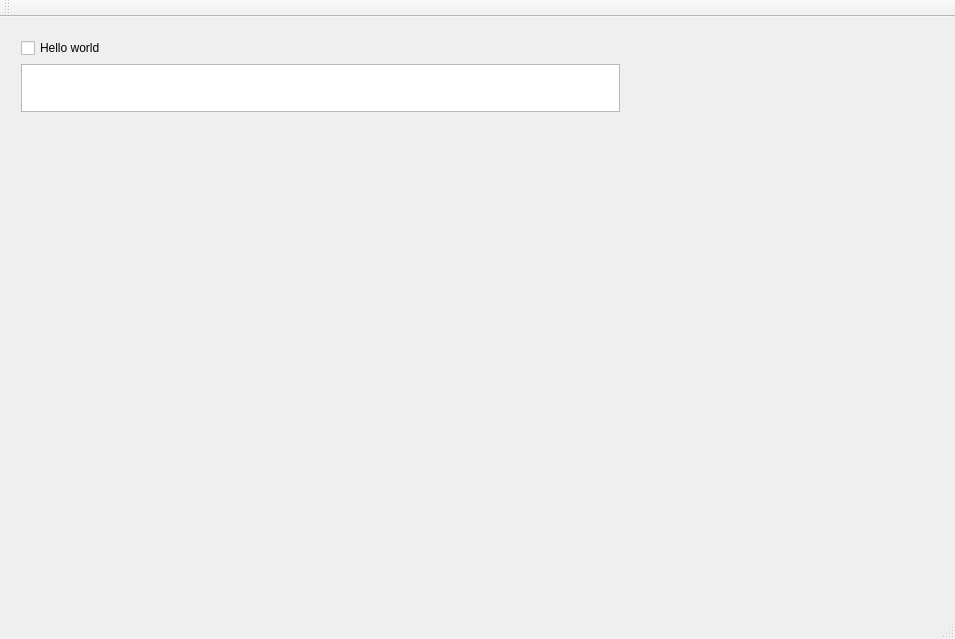
<?xml version="1.0" encoding="UTF-8"?>
<ui version="4.0">
 <class>MainWindow</class>
 <widget class="QMainWindow" name="MainWindow">
  <property name="geometry">
   <rect>
    <x>0</x>
    <y>0</y>
    <width>955</width>
    <height>639</height>
   </rect>
  </property>
  <property name="windowTitle">
   <string>MainWindow</string>
  </property>
  <widget class="QWidget" name="centralWidget">
   <widget class="QWidget" name="verticalLayoutWidget">
    <property name="geometry">
     <rect>
      <x>10</x>
      <y>10</y>
      <width>621</width>
      <height>96</height>
     </rect>
    </property>
    <layout class="QVBoxLayout" name="verticalLayout">
     <item>
      <widget class="QCheckBox" name="checkBox">
       <property name="text">
        <string>Hello world</string>
       </property>
      </widget>
     </item>
     <item>
      <widget class="QTextEdit" name="textEdit"/>
     </item>
    </layout>
   </widget>
  </widget>
  <widget class="QMenuBar" name="menuBar">
   <property name="geometry">
    <rect>
     <x>0</x>
     <y>0</y>
     <width>955</width>
     <height>21</height>
    </rect>
   </property>
  </widget>
  <widget class="QToolBar" name="mainToolBar">
   <attribute name="toolBarArea">
    <enum>TopToolBarArea</enum>
   </attribute>
   <attribute name="toolBarBreak">
    <bool>false</bool>
   </attribute>
  </widget>
  <widget class="QStatusBar" name="statusBar"/>
 </widget>
 <layoutdefault spacing="6" margin="11"/>
 <resources/>
 <connections/>
</ui>
